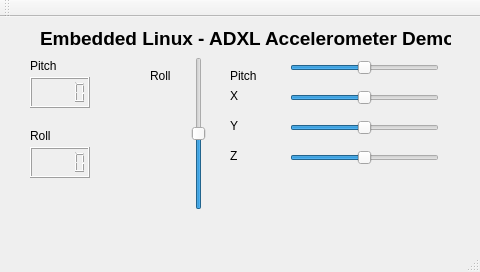
<?xml version="1.0" encoding="UTF-8"?>
<ui version="4.0">
 <class>MainWindow</class>
 <widget class="QMainWindow" name="MainWindow">
  <property name="geometry">
   <rect>
    <x>0</x>
    <y>0</y>
    <width>480</width>
    <height>272</height>
   </rect>
  </property>
  <property name="windowTitle">
   <string>MainWindow</string>
  </property>
  <widget class="QWidget" name="centralWidget">
   <widget class="QLCDNumber" name="pitchlcdNumber">
    <property name="geometry">
     <rect>
      <x>30</x>
      <y>60</y>
      <width>60</width>
      <height>31</height>
     </rect>
    </property>
   </widget>
   <widget class="QLCDNumber" name="rolllcdNumber">
    <property name="geometry">
     <rect>
      <x>30</x>
      <y>130</y>
      <width>60</width>
      <height>31</height>
     </rect>
    </property>
   </widget>
   <widget class="QSlider" name="pitchSlider">
    <property name="geometry">
     <rect>
      <x>290</x>
      <y>40</y>
      <width>149</width>
      <height>22</height>
     </rect>
    </property>
    <property name="minimum">
     <number>-90</number>
    </property>
    <property name="maximum">
     <number>90</number>
    </property>
    <property name="value">
     <number>0</number>
    </property>
    <property name="sliderPosition">
     <number>0</number>
    </property>
    <property name="tracking">
     <bool>false</bool>
    </property>
    <property name="orientation">
     <enum>Qt::Horizontal</enum>
    </property>
   </widget>
   <widget class="QSlider" name="accelXSlider">
    <property name="geometry">
     <rect>
      <x>290</x>
      <y>70</y>
      <width>149</width>
      <height>22</height>
     </rect>
    </property>
    <property name="minimum">
     <number>-2000</number>
    </property>
    <property name="maximum">
     <number>2000</number>
    </property>
    <property name="orientation">
     <enum>Qt::Horizontal</enum>
    </property>
   </widget>
   <widget class="QSlider" name="accelYSlider">
    <property name="geometry">
     <rect>
      <x>290</x>
      <y>100</y>
      <width>149</width>
      <height>22</height>
     </rect>
    </property>
    <property name="minimum">
     <number>-2000</number>
    </property>
    <property name="maximum">
     <number>2000</number>
    </property>
    <property name="orientation">
     <enum>Qt::Horizontal</enum>
    </property>
   </widget>
   <widget class="QSlider" name="accelZSlider">
    <property name="geometry">
     <rect>
      <x>290</x>
      <y>130</y>
      <width>149</width>
      <height>22</height>
     </rect>
    </property>
    <property name="minimum">
     <number>-2000</number>
    </property>
    <property name="maximum">
     <number>2000</number>
    </property>
    <property name="orientation">
     <enum>Qt::Horizontal</enum>
    </property>
   </widget>
   <widget class="QSlider" name="rollSlider">
    <property name="geometry">
     <rect>
      <x>190</x>
      <y>40</y>
      <width>18</width>
      <height>153</height>
     </rect>
    </property>
    <property name="minimum">
     <number>-90</number>
    </property>
    <property name="maximum">
     <number>90</number>
    </property>
    <property name="orientation">
     <enum>Qt::Vertical</enum>
    </property>
   </widget>
   <widget class="QLabel" name="label">
    <property name="geometry">
     <rect>
      <x>30</x>
      <y>110</y>
      <width>66</width>
      <height>17</height>
     </rect>
    </property>
    <property name="text">
     <string>Roll</string>
    </property>
   </widget>
   <widget class="QLabel" name="label_2">
    <property name="geometry">
     <rect>
      <x>30</x>
      <y>40</y>
      <width>66</width>
      <height>17</height>
     </rect>
    </property>
    <property name="text">
     <string>Pitch</string>
    </property>
   </widget>
   <widget class="QLabel" name="label_3">
    <property name="geometry">
     <rect>
      <x>150</x>
      <y>50</y>
      <width>31</width>
      <height>17</height>
     </rect>
    </property>
    <property name="text">
     <string>Roll</string>
    </property>
   </widget>
   <widget class="QLabel" name="label_4">
    <property name="geometry">
     <rect>
      <x>230</x>
      <y>50</y>
      <width>41</width>
      <height>17</height>
     </rect>
    </property>
    <property name="text">
     <string>Pitch</string>
    </property>
   </widget>
   <widget class="QLabel" name="label_5">
    <property name="geometry">
     <rect>
      <x>230</x>
      <y>70</y>
      <width>21</width>
      <height>17</height>
     </rect>
    </property>
    <property name="text">
     <string>X</string>
    </property>
   </widget>
   <widget class="QLabel" name="label_6">
    <property name="geometry">
     <rect>
      <x>230</x>
      <y>100</y>
      <width>21</width>
      <height>17</height>
     </rect>
    </property>
    <property name="text">
     <string>Y</string>
    </property>
   </widget>
   <widget class="QLabel" name="label_7">
    <property name="geometry">
     <rect>
      <x>230</x>
      <y>130</y>
      <width>21</width>
      <height>17</height>
     </rect>
    </property>
    <property name="text">
     <string>Z</string>
    </property>
   </widget>
   <widget class="QLabel" name="label_8">
    <property name="geometry">
     <rect>
      <x>40</x>
      <y>10</y>
      <width>411</width>
      <height>20</height>
     </rect>
    </property>
    <property name="text">
     <string>&lt;html&gt;&lt;head/&gt;&lt;body&gt;&lt;p&gt;&lt;span style=&quot; font-size:14pt; font-weight:600;&quot;&gt;Embedded Linux - ADXL Accelerometer Demo&lt;/span&gt;&lt;/p&gt;&lt;/body&gt;&lt;/html&gt;</string>
    </property>
   </widget>
  </widget>
  <widget class="QMenuBar" name="menuBar">
   <property name="geometry">
    <rect>
     <x>0</x>
     <y>0</y>
     <width>480</width>
     <height>25</height>
    </rect>
   </property>
  </widget>
  <widget class="QToolBar" name="mainToolBar">
   <attribute name="toolBarArea">
    <enum>TopToolBarArea</enum>
   </attribute>
   <attribute name="toolBarBreak">
    <bool>false</bool>
   </attribute>
  </widget>
  <widget class="QStatusBar" name="statusBar"/>
 </widget>
 <layoutdefault spacing="6" margin="11"/>
 <resources/>
 <connections/>
</ui>
